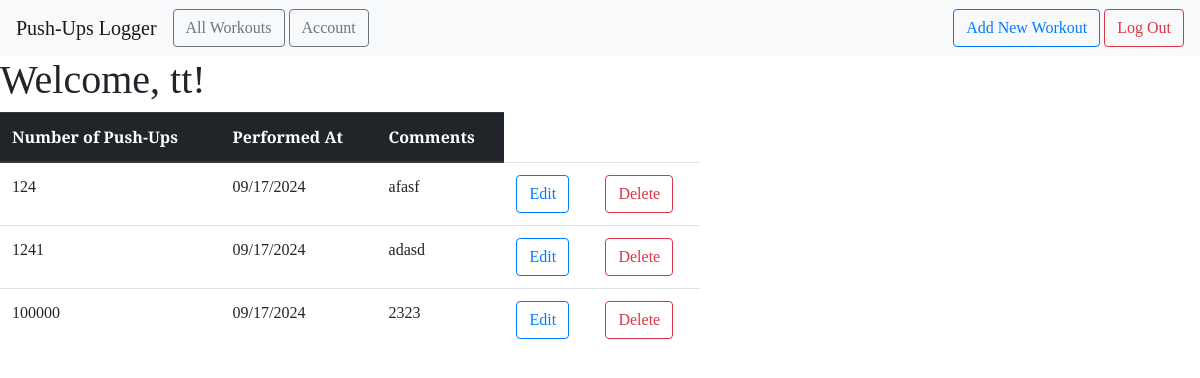
Before: /all (signed in) with the older database file.
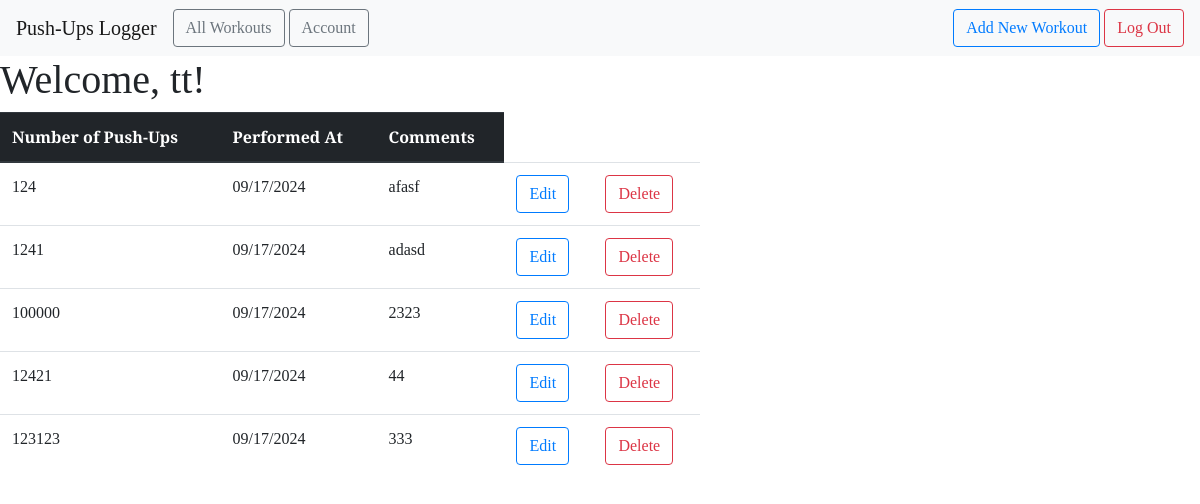
After: the same page with the newer database file.
### pushps_logger/models.py (models this page shows, shortened)
class User(db.Model,UserMixin):
    id=db.Column(db.Integer,primary_key=True)
    email=db.Column(db.String(100),unique=True)
    password=db.Column(db.String(100))
    name=db.Column(db.String(100))
    workouts = db.relationship('Workout', backref='author', lazy=True)

class Workout(db.Model):
    id = db.Column(db.Integer, primary_key=True)
    pushups = db.Column(db.Integer,nullable=False)
    date_posted = db.Column(db.DateTime,nullable=False,default=datetime.now())
    comment = db.Column(db.String(100),nullable=False)
    user_id = db.Column(db.Integer,db.ForeignKey('user.id'),nullable=False)

### pushps_logger/main.py (the view)
@main.route('/all')
@login_required
def user_workouts():
    user = User.query.filter_by(email=current_user.email).first_or_404()
    workouts = user.workouts
    return render_template('all_workouts.html', workouts=workouts, user=user)

### pushps_logger/__init__.py (called while the page is built)
def create_app():
    app=Flask(__name__)
    app.config["SECRET_KEY"]='secret-key'
    app.config["SQLALCHEMY_DATABASE_URI"]='sqlite:///db.sqlite'
    db.init_app(app)
    login_manager=LoginManager()
    login_manager.login_view='auth.login'
    login_manager.init_app(app)
    from .models import User
    @login_manager.user_loader
    def load_user(user_id):
        return User.query.get(int(user_id))
    with app.app_context():
        from .models import User
        db.create_all()
    from .main import main as main_blueprint
    app.register_blueprint(main_blueprint)
    from .auth import auth as auth_blueprint
    app.register_blueprint(auth_blueprint)
    return app

### pushps_logger/templates/all_workouts.html (shortened to what this page needs)
{% extends "base.html" %} {% block head %} {{ super() }}
<link
  rel="stylesheet"
  href="{{ url_for('static', filename= 'extended_beauty.css') }}"
/>
{% endblock %} {% block content %}
<h1>
  Welcome, {{ user.name }}!
</h1>
<div>
  <table class="table table-hover" style="width: 700px;">
    <thead class="thead-dark">
      <tr>
        <th scope="col">Number of Push-Ups</th>
        <th scope="col">Performed At</th>
        <th scope="col">Comments</th>
      </tr>
    </thead>
    <tbody>
      {% for workout in workouts %}
      <tr>
        <td>{{ workout.pushups }}</td>
        <td>{{ workout.date_posted.strftime('%m/%d/%Y') }}</td>
        <td>{{ workout.comment }}</td>
        <td>
          <a
            href="{{ url_for('main.update_workout', workout_id=workout.id) }}"
            class="btn btn-outline-primary"
            role="button"
          >
            Edit
          </a>
        </td>
        <td>
          <a
            href="{{ url_for('main.delete_workout', workout_id=workout.id) }}"
            class="btn btn-outline-danger"
            role="button"
          >
            Delete
          </a>
        </td>
      </tr>
      {% endfor %}
    </tbody>
  </table>
</div>
{% endblock %}

### pushps_logger/templates/base.html (shortened to what this page needs)
<!DOCTYPE html>
<html lang="en">
  <head>
    {% block head %}
    <link
      rel="stylesheet"
      href="{{ url_for('static', filename='beauty.css') }}"
    />
    <link
      rel="stylesheet"
      href="https://maxcdn.bootstrapcdn.com/bootstrap/4.0.0/css/bootstrap.min.css"
    />
    {% endblock %}
  </head>
  <body>
    <nav class="navbar navbar-expand-lg navbar-light bg-light">
      <a class="navbar-brand" href="{{ url_for('main.index') }}"
        >Push-Ups Logger</a
      >
      <div class="collapse navbar-collapse" id="navbarSupportedContent">
        <ul class="navbar-nav mr-auto">
          <li class="nav-item active">
            <a
            href="{{ url_for('main.user_workouts') }}"
              class="btn btn-outline-secondary"
              role="button"
              >All Workouts</a
            >
          </li>
          <li class="nav-item">
            <a
              href="{{ url_for('main.profile') }}"
              class="btn btn-outline-secondary"
              role="button"
              style="margin-left: 4px;"
              >Account</a
            >
          </li>
        </ul>
        <form class="form-inline my-2 my-lg-0">
          {% if current_user.is_authenticated %}
          <a href="{{ url_for('main.new_workout') }}" class="btn btn-outline-primary" role="button"
            >Add New Workout</a
          >
          {% endif %}  {% if current_user.is_authenticated %}
          <a
            href="{{ url_for('auth.logout') }}"
            class="btn btn-outline-danger"
            role="button"
            style="margin-left: 4px;"
            >Log Out</a
          >
          {% endif %}
        </form>
      </div>
    </nav>
    {% block content %} {% endblock %}
  </body>
</html>

### pushps_logger/static/beauty.css (style rules this page uses)
* { font-family: "Arvo", serif; }

### pushps_logger/static/extended_beauty.css (style rules this page uses)
h1, h2, h4, p { font-family: "Arvo", serif; }

Changed rows visible on the page:
added Workout: pushups "12421", date_posted "09/17/2024", comment "44"
added Workout: pushups "123123", date_posted "09/17/2024", comment "333"
